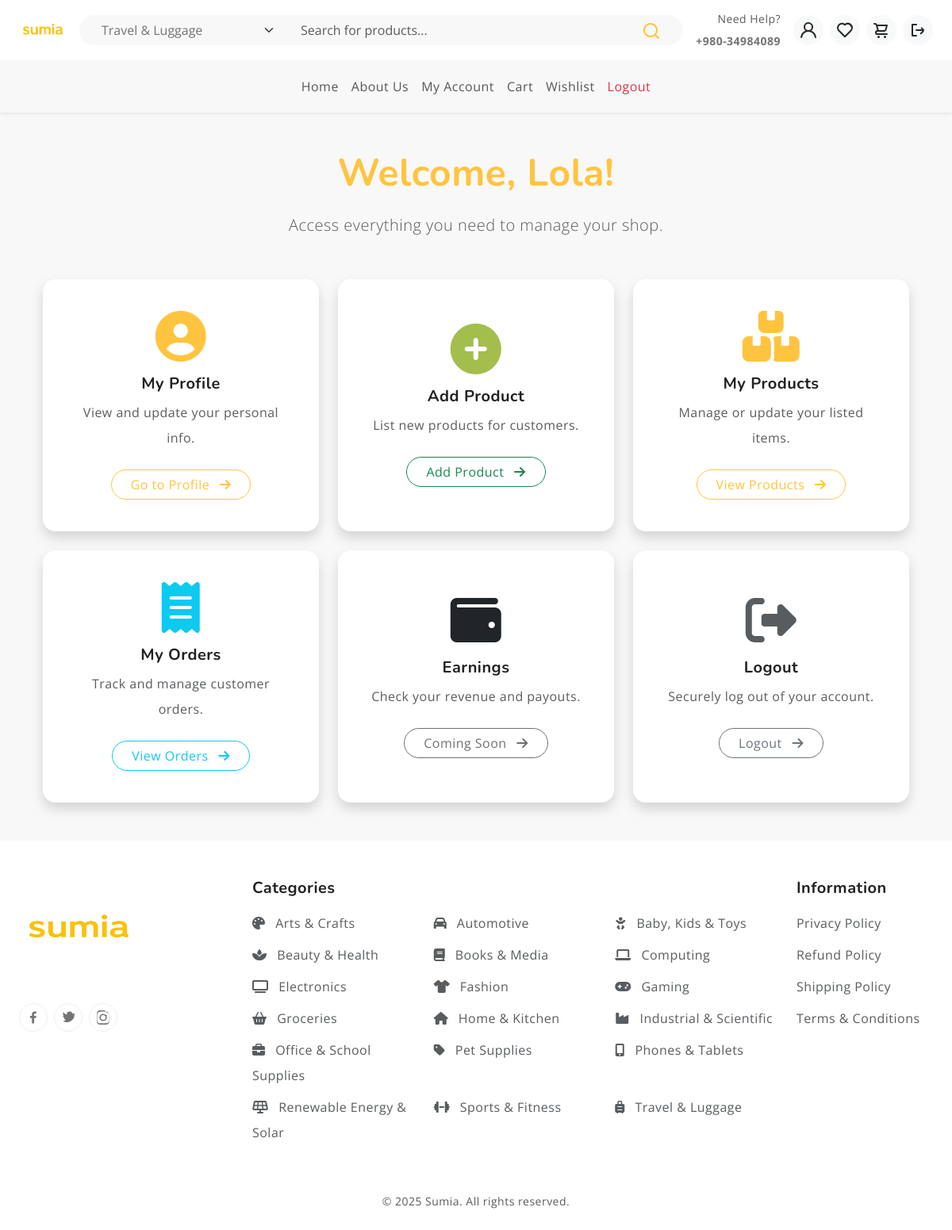
/auth/dashboard/vendor/ (signed in), run on the app's committed database.
### authentications/models.py (models this page shows, shortened)
class UsersRegistration(AbstractUser):
    ACCOUNT_CHOICES = [
        ('user', 'User'),
        ('vendor', 'Vendor'),
    ]
    account_type = models.CharField(
        max_length=10,
        choices=ACCOUNT_CHOICES,
        default='user',
        verbose_name='Account Type'
    )
    agreed_to_terms = models.BooleanField(
        default=False, # It's good practice to have a default value
        verbose_name='Agreed to Terms and Conditions'
    )
    class Meta:
        verbose_name = 'User Registration'
        verbose_name_plural = 'Users Registrations'

### pages/models.py (models this page shows, shortened)
class Category(models.Model):
    name = models.CharField(max_length=100, unique=True)
    slug = models.SlugField(max_length=100, unique=True, blank=True)
    parent = models.ForeignKey(
        'self',
        on_delete=models.SET_NULL,
        null=True,
        blank=True,
        related_name='subcategories'
    )
    description = models.TextField(blank=True)
    is_active = models.BooleanField(default=True)
    created_at = models.DateTimeField(auto_now_add=True)
    updated_at = models.DateTimeField(auto_now=True)
    icon = models.CharField(
        max_length=50,
        blank=True,
        null=True,
        help_text="Font Awesome 6 icon class (e.g., 'fa-solid fa-laptop'). Auto-assigned if empty."
    )
    class Meta:
        verbose_name_plural = 'Categories'
        ordering = ['name']
    CATEGORY_ICON_MAP = {
        'phones': 'fa-solid fa-mobile-alt', 'tablets': 'fa-solid fa-tablet-alt',
        'electronics': 'fa-solid fa-tv', 'computing': 'fa-solid fa-laptop',
        'laptops': 'fa-solid fa-laptop', 'desktops': 'fa-solid fa-desktop',
        'fashion': 'fa-solid fa-shirt', 'clothing': 'fa-solid fa-shirt',
        'shoes': 'fa-solid fa-shoe-prints', 'beauty': 'fa-solid fa-spa',
        'health': 'fa-solid fa-heart-pulse', 'home': 'fa-solid fa-house',
        'kitchen': 'fa-solid fa-blender', 'baby': 'fa-solid fa-baby',
        'kids': 'fa-solid fa-child', 'toys': 'fa-solid fa-robot',
        'sports': 'fa-solid fa-dumbbell', 'fitness': 'fa-solid fa-running',
        'automotive': 'fa-solid fa-car', 'motorcycles': 'fa-solid fa-motorcycle',
        'books': 'fa-solid fa-book', 'media': 'fa-solid fa-compact-disc',
        'gaming': 'fa-solid fa-gamepad', 'groceries': 'fa-solid fa-basket-shopping',
        'food': 'fa-solid fa-apple-whole', 'office': 'fa-solid fa-briefcase',
        'school': 'fa-solid fa-pencil-alt', 'arts': 'fa-solid fa-palette',
        'crafts': 'fa-solid fa-scissors', 'travel': 'fa-solid fa-suitcase-rolling',
        'luggage': 'fa-solid fa-suitcase', 'pets': 'fa-solid fa-paw',
        'industrial': 'fa-solid fa-industry', 'scientific': 'fa-solid fa-flask',
        'renewable': 'fa-solid fa-solar-panel', 'solar': 'fa-solid fa-sun',
        'power': 'fa-solid fa-bolt', 'smartphones': 'fa-solid fa-mobile-alt',
        'tablets': 'fa-solid fa-tablet-alt', 'televisions': 'fa-solid fa-tv',
        'cameras': 'fa-solid fa-camera', 'printers': 'fa-solid fa-print',
        'fragrances': 'fa-solid fa-spray-can', 'skincare': 'fa-solid fa-face-mask',
        'cookware': 'fa-solid fa-utensils', 'appliances': 'fa-solid fa-fan',
        'diapers': 'fa-solid fa-baby-carriage', 'strollers': 'fa-solid fa-baby-carriage',
        'consoles': 'fa-solid fa-gamepad', 'stationery': 'fa-solid fa-pen-fancy',
        'suitcases': 'fa-solid fa-suitcase-rolling', 'dog food': 'fa-solid fa-dog',
        'cat food': 'fa-solid fa-cat', 'test instruments': 'fa-solid fa-microscope',
        'power tools': 'fa-solid fa-screwdriver-wrench', 'inverters': 'fa-solid fa-charging-station',
        'batteries': 'fa-solid fa-battery-full',
    }
    DEFAULT_ICON = 'fa-solid fa-tag' # Fallback icon

### authentications/views.py (the view)
# urls.py: path('dashboard/vendor/', vendor_dashboard, name='vendor_dashboard'),
@login_required
def vendor_dashboard(request):
    if request.user.account_type != 'vendor':
        messages.warning(request, "You do not have permission to view this page.")
        return redirect('user_dashboard')
    products = Product.objects.filter(creator=request.user)
    return render(request, 'vendor_dashboard.html', {'products': products})

### templates/vendor_dashboard.html (shortened to what this page needs)
{% extends 'base.html' %}
{% load static %}
{% load humanize %}
{% block content %}
<section class="py-5 bg-light">
    <div class="container">
        <div class="text-center mb-5">
            <h2 class="fw-bold text-primary display-5 mb-3">Welcome, {{ request.user.first_name|default:"Vendor" }}!</h2>
            <p class="lead text-muted">Access everything you need to manage your shop.</p>
        </div>
        <div class="row g-4">
            <div class="col-md-6 col-lg-4">
                <div class="card h-100 shadow border-0 rounded-4 text-center p-4">
                    <div class="card-body d-flex flex-column align-items-center justify-content-center">
                        <i class="fas fa-user-circle text-primary mb-3" style="font-size: 4rem;"></i>
                        <h5 class="fw-bold mb-2">My Profile</h5>
                        <p class="text-muted mb-4">View and update your personal info.</p>
                        <a href="{% url 'myProfile' %}" class="btn btn-outline-primary rounded-pill px-4">
                            Go to Profile <i class="fas fa-arrow-right ms-2"></i>
                        </a>
                    </div>
                </div>
            </div>
            <div class="col-md-6 col-lg-4">
                <div class="card h-100 shadow border-0 rounded-4 text-center p-4">
                    <div class="card-body d-flex flex-column align-items-center justify-content-center">
                        <i class="fas fa-plus-circle text-success mb-3" style="font-size: 4rem;"></i>
                        <h5 class="fw-bold mb-2">Add Product</h5>
                        <p class="text-muted mb-4">List new products for customers.</p>
                        <a href="{% url 'add_product' %}" class="btn btn-outline-success rounded-pill px-4">
                            Add Product <i class="fas fa-arrow-right ms-2"></i>
                        </a>
                    </div>
                </div>
            </div>
            <div class="col-md-6 col-lg-4">
                <div class="card h-100 shadow border-0 rounded-4 text-center p-4">
                    <div class="card-body d-flex flex-column align-items-center justify-content-center">
                        <i class="fas fa-boxes text-primary mb-3" style="font-size: 4rem;"></i>
                        <h5 class="fw-bold mb-2">My Products</h5>
                        <p class="text-muted mb-4">Manage or update your listed items.</p>
                        <a href="{% url 'product_list' %}" class="btn btn-outline-primary rounded-pill px-4">
                            View Products <i class="fas fa-arrow-right ms-2"></i>
                        </a>
                    </div>
                </div>
            </div>
            <div class="col-md-6 col-lg-4">
                <div class="card h-100 shadow border-0 rounded-4 text-center p-4">
                    <div class="card-body d-flex flex-column align-items-center justify-content-center">
                        <i class="fas fa-receipt mb-3" style="color: #0dcaf0; font-size: 4rem;"></i>
                        <h5 class="fw-bold mb-2">My Orders</h5>
                        <p class="text-muted mb-4">Track and manage customer orders.</p>
                        <a href="{% url 'vendor_orders' %}" class="btn btn-outline-info rounded-pill px-4">
                            View Orders <i class="fas fa-arrow-right ms-2"></i>
                        </a>
                    </div>
                </div>
            </div>
            <div class="col-md-6 col-lg-4">
                <div class="card h-100 shadow border-0 rounded-4 text-center p-4">
                    <div class="card-body d-flex flex-column align-items-center justify-content-center">
                        <i class="fas fa-wallet text-dark mb-3" style="font-size: 4rem;"></i>
                        <h5 class="fw-bold mb-2">Earnings</h5>
                        <p class="text-muted mb-4">Check your revenue and payouts.</p>
                        <a href="#" class="btn btn-outline-dark rounded-pill px-4 disabled">
                            Coming Soon <i class="fas fa-arrow-right ms-2"></i>
                        </a>
                    </div>
                </div>
            </div>
            <div class="col-md-6 col-lg-4">
                <div class="card h-100 shadow border-0 rounded-4 text-center p-4">
                    <div class="card-body d-flex flex-column align-items-center justify-content-center">
                        <i class="fas fa-sign-out-alt text-muted mb-3" style="font-size: 4rem;"></i>
                        <h5 class="fw-bold mb-2">Logout</h5>
                        <p class="text-muted mb-4">Securely log out of your account.</p>
                        <a href="{% url 'logout' %}" class="btn btn-outline-secondary rounded-pill px-4">
                            Logout <i class="fas fa-arrow-right ms-2"></i>
                        </a>
                    </div>
                </div>
            </div>
        </div>
    </div>
</section>
{% endblock %}

### templates/base.html (shortened to what this page needs)
<!DOCTYPE html>
<html lang="en">
<head>
  {% load static %}
  <link rel="stylesheet" href="https://cdnjs.cloudflare.com/ajax/libs/font-awesome/6.5.2/css/all.min.css"
 />
  <link rel="stylesheet" href="https://cdn.jsdelivr.net/npm/swiper@9/swiper-bundle.min.css">
  <link href="https://cdn.jsdelivr.net/npm/bootstrap@5.3.0-alpha3/dist/css/bootstrap.min.css" rel="stylesheet"
>
  <link rel="stylesheet" type="text/css" href="{% static 'css/vendor.css' %}">
  <link rel="stylesheet" type="text/css" href="{% static 'style.css' %}">
</head>
<body>
<header class="sticky-top bg-white shadow-sm border-bottom">
  <div class="container-fluid py-2">
    <div class="row align-items-center g-3">
      <div class="col-auto">
        <a href="{% url 'home' %}">
          <img src="{% static 'images/sumia.png' %}" alt="Sumia Logo" class="img-fluid" style="height: 60px;">
        </a>
      </div>
      <div class="col d-none d-lg-block">
        <form class="d-flex align-items-center bg-light rounded-pill px-3" action="{% url 'search' %}" method="GET">
          <select name="category" class="form-select border-0 bg-transparent w-auto me-2">
            {% for parent in top_level_categories %}
              <option value="{{ parent.id }}" {% if request.GET.category|add:'' == parent.id|add:'' %}selected{% endif %}>
                {{ parent.name }}
              </option>
            {% endfor %}
          </select>
          <input type="text" name="q" class="form-control border-0 bg-transparent"
                     placeholder="Search for products..." value="{{ request.GET.q|default:'' }}">
          <button type="submit" class="btn border-0 bg-transparent text-primary">
            <svg width="24" height="24"><use xlink:href="#search"></use></svg>
          </button>
        </form>
      </div>
      <div class="col-auto ms-auto d-flex align-items-center gap-3">
        <div class="d-none d-xl-block text-end small">
          <div class="text-muted">Need Help?</div>
          <div class="fw-bold">+980-34984089</div>
        </div>
        <ul class="list-unstyled d-flex m-0 gap-2 align-items-center">
          <li>
            <a href="{% if user.is_authenticated %}
                         {% if user.account_type == 'user' %}{% url 'user_dashboard' %}
                         {% elif user.account_type == 'vendor' %}{% url 'vendor_dashboard' %}
                         {% else %}{% url 'login' %}{% endif %}
                       {% else %}
                         {% url 'login' %}
                       {% endif %}"
               class="icon-btn">
              <svg width="24" height="24"><use xlink:href="#user"></use></svg>
            </a>
          </li>
          <li><a href="{% url 'wishlist' %}" class="icon-btn"><svg width="24" height="24"><use xlink:href="#heart"></use></svg></a></li>
          <li><a href="{% url 'cart' %}" class="icon-btn"><svg width="24" height="24"><use xlink:href="#cart"></use></svg></a></li>
          {% if user.is_authenticated %}
          <li><a href="{% url 'logout' %}" class="icon-btn" title="Logout"><svg width="24" height="24"><use xlink:href="#box-arrow-right"></use></svg></a></li>
          {% endif %}
        </ul>
      </div>
    </div>
  </div>
  <nav class="bg-light border-top">
    <div class="container">
      <div class="navbar navbar-expand-lg navbar-light">
        <div class="collapse navbar-collapse justify-content-center" id="mainNavbar">
          <ul class="navbar-nav mb-2 mb-lg-0">
            <li class="nav-item"><a href="{% url 'home' %}" class="nav-link">Home</a></li>
            <li class="nav-item"><a href="{% url 'about' %}" class="nav-link">About Us</a></li>
            {% if request.user.is_authenticated %}
              <li class="nav-item"><a href="{% if request.user.account_type == 'user' %}{% url 'user_dashboard' %}
                                             {% elif request.user.account_type == 'vendor' %}{% url 'vendor_dashboard' %}
                                             {% else %}{% url 'login' %}{% endif %}" class="nav-link">My Account</a></li>
              <li class="nav-item"><a href="{% url 'cart' %}" class="nav-link">Cart</a></li>
              <li class="nav-item"><a href="{% url 'wishlist' %}" class="nav-link">Wishlist</a></li>
              <li class="nav-item"><a href="{% url 'logout' %}" class="nav-link text-danger">Logout</a></li>
            {% else %}
              <li class="nav-item"><a href="{% url 'login' %}" class="nav-link">Login</a></li>
              <li class="nav-item"><a href="{% url 'register' %}" class="nav-link">Register</a></li>
            {% endif %}
          </ul>
        </div>
      </div>
    </div>
  </nav>
</header>
  {% block content %}
  {% endblock %}
<footer class="text-light pt-5 pb-4">
  <div class="container-fluid">
    <div class="row gy-4">
      <div class="col-lg-3 col-md-6">
                    <a href="{% url 'home' %}">
              <img src="{% static 'images/sumia.png' %}" style="width: 150px; height: 125px; margin-bottom: 2rem;" alt="logo"
                class="img-fluid">
            </a>
          <div class="d-flex gap-2">
          <a href="#" class="btn btn-outline-light rounded-circle p-2 d-flex align-items-center justify-content-center">
            <svg xmlns="http://www.w3.org/2000/svg" width="18" height="18" viewBox="0 0 24 24">
              <path fill="currentColor"
                d="M15.12 5.32H17V2.14A26.11 26.11 0 0 0 14.26 2c-2.72 0-4.58 1.66-4.58 4.7v2.62H6.61v3.56h3.07V22h3.68v-9.12h3.06l.46-3.56h-3.52V7.05c0-1.05.28-1.73 1.76-1.73Z" />
            </svg>
          </a>
          <a href="#" class="btn btn-outline-light rounded-circle p-2 d-flex align-items-center justify-content-center">
          </a>
          <a href="#" class="btn btn-outline-light rounded-circle p-2 d-flex align-items-center justify-content-center">
          </a>
        </div>
      </div>
      <div class="col-lg-7 col-md-12">
        <h5 class="fw-bold mb-3">Categories</h5>
        <div class="row">
          {% for parent in top_level_categories %}
          <div class="col-6 col-sm-4 mb-2">
            <a href="{% url 'category_detail' parent.slug %}" class="text-muted text-decoration-none">
              {% if parent.icon %}<i class="{{ parent.icon }} me-2"></i>{% endif %}
              {{ parent.name }}
            </a>
          </div>
          {% endfor %}
        </div>
      </div>
      <div class="" style="width: fit-content;">
        <div>
        <h5 class="fw-bold mb-3">Information</h5>
        <ul class="list-unstyled">
          <li><a href="#" class="text-muted text-decoration-none d-block mb-2">Privacy Policy</a></li>
          <li><a href="#" class="text-muted text-decoration-none d-block mb-2">Refund Policy</a></li>
          <li><a href="#" class="text-muted text-decoration-none d-block mb-2">Shipping Policy</a></li>
          <li><a href="#" class="text-muted text-decoration-none d-block mb-2">Terms & Conditions</a></li>
        </ul></div>
        </div>
    </div>
    <hr class="border-secondary my-4">
    <div class="text-center text-muted small">
      &copy; 2025 Sumia. All rights reserved.
    </div>
  </div>
</footer>
</body>
</html>

### data on the page
UsersRegistration: user.first_name "Lola"
Category: name "Arts & Crafts"
Category: name "Automotive"
Category: name "Baby, Kids & Toys"
Category: name "Beauty & Health"
Category: name "Books & Media"
Category: name "Computing"
Category: name "Electronics"
Category: name "Fashion"
Category: name "Gaming"
Category: name "Groceries"
Category: name "Home & Kitchen"
Category: name "Industrial & Scientific"
Category: name "Office & School Supplies"
Category: name "Pet Supplies"
Category: name "Phones & Tablets"
Category: name "Renewable Energy & Solar"
Category: name "Sports & Fitness"
Category: name "Travel & Luggage"

### other printed values
form field category "Travel & Luggage"
